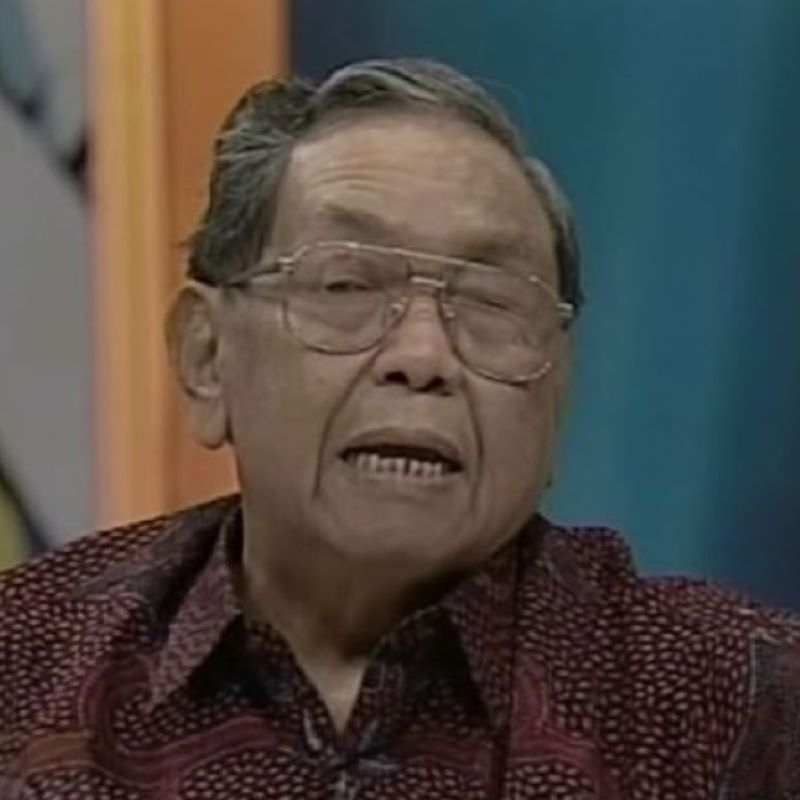
#> input picture dataset/test/Gusdur.jpg, 800 x 800 px, given as the content of the folder dataset/train, which was not available
$ python template.py
#> lines starting #> are read from the running program, lines starting #| are printed output that depends on the picture; pictures that were not available may be replaced by others from this repository, and a replacement may not be noted
import os
import cv2 as cv
import numpy as np


def get_path_list(root_path):

    list_name_folder = []

    for name in os.listdir(root_path):
        list_name_folder.append(name)

    return list_name_folder

    '''
        To get a list of path directories from root path

        Parameters
        ----------
        root_path : str
            Location of root directory

        Returns
        -------
        list
            List containing the names of the sub-directories in the
            root directory
    '''


def get_class_id(root_path, train_names):

#> called with root_path = 'dataset/train'
    image_classes_list = []
    train_image_list = []

    for id, folder_name in enumerate(train_names):
        for img_names in os.listdir(root_path + '/' + folder_name):
            img = cv.imread(root_path + '/' + folder_name + '/' + img_names)
#> img is the input picture: shape (800, 800, 3); mean B, G, R 67.9, 72.4, 78.2
            train_image_list.append(img)
            image_classes_list.append(id)

    return train_image_list, image_classes_list

    '''
        To get a list of train images and a list of image classes id

        Parameters
        ----------
        root_path : str
            Location of images root directory
        train_names : list
            List containing the names of the train sub-directories

        Returns
        -------
        list
            List containing all image in the train directories
        list
            List containing all image classes id
    '''


def detect_faces_and_filter(image_list, image_classes_list=None):

    face_cascade = cv.CascadeClassifier(
        './haarcascades/haarcascades/haarcascade_frontalface_default.xml')

    train_face_grays = []
    train_faces_rects = []
    filtered_classes_list = []

    for id, img in enumerate(image_list):
        img_gray = cv.cvtColor(img, cv.COLOR_BGR2GRAY)
        detected_face = face_cascade.detectMultiScale(
            img_gray, scaleFactor=1.20, minNeighbors=5)

        if (len(detected_face) < 1):
            continue

        for face in detected_face:
            x, y, h, w = face
            face_rects = x, y, h, w
            face_img_gray = img_gray[y:y+h, x:x+w]

            train_face_grays.append(face_img_gray)
            if (image_classes_list != None):
                filtered_classes_list.append(image_classes_list[id])
            train_faces_rects.append(face_rects)

    return train_face_grays, train_faces_rects, filtered_classes_list

    '''
        To detect a face from given image list and filter it if the face on
        the given image is less than one

        Parameters
        ----------
        image_list : list
            List containing all loaded images
        image_classes_list : list, optional
            List containing all image classes id

        Returns
        -------
        list
            List containing all filtered and cropped face images in grayscale
        list
            List containing all filtered faces location saved in rectangle
        list
            List containing all filtered image classes id
    '''


def train(train_face_grays, image_classes_list):

    recognizer = cv.face.LBPHFaceRecognizer_create()
    recognizer.train(
        train_face_grays, np.array(image_classes_list))
    return recognizer

    '''
        To create and train face recognizer object

        Parameters
        ----------
        train_face_grays : list
            List containing all filtered and cropped face images in grayscale
        image_classes_list : list
            List containing all filtered image classes id

        Returns
        -------
        object
            Recognizer object after being trained with cropped face images
    '''


def get_test_images_data(test_root_path):
    test_image_list = []

    for img_name in os.listdir(test_root_path):
        img = cv.imread(test_root_path + '/' + img_name)
        test_image_list.append(img)

    return test_image_list

    '''
        To load a list of test images from given path list

        Parameters
        ----------
        test_root_path : str
            Location of images root directory

        Returns
        -------
        list
            List containing all loaded gray test images
    '''


def predict(recognizer, test_faces_gray):

    predict_results = []
    for img in test_faces_gray:
        result, _ = recognizer.predict(img)
        predict_results.append(result)

    return predict_results
    '''
        To predict the test image with the recognizer

        Parameters
        ----------
        recognizer : object
            Recognizer object after being trained with cropped face images
        train_face_grays : list
            List containing all filtered and cropped face images in grayscale

        Returns
        -------
        list
            List containing all prediction results from given test faces
    '''


def draw_prediction_results(predict_results, test_image_list, test_faces_rects, train_names):

    predicted_test_image_list = []
    for idx, img in enumerate(test_image_list):
        x, y, w, h = test_faces_rects[idx]
        text = train_names[predict_results[idx]]
        if (train_names[predict_results[idx]] == 'Jokowi'):
            cv.rectangle(img, (x, y), (x+w, y+h), (0, 255, 0), 10)
            cv.putText(img, text + " (Active)", (x-10, y+h+50),
                       cv.FONT_HERSHEY_PLAIN, 3, (0, 255, 0), thickness=3, lineType=cv.LINE_AA)
        else:
            cv.rectangle(img, (x, y), (x+w, y+h), (0, 0, 255), 10)
            cv.putText(img, text + " (Inactive)", (x-10, y+h+50),
                       cv.FONT_HERSHEY_PLAIN, 3, (0, 0, 255), 3)
        predicted_test_image_list.append(img)

    return predicted_test_image_list
    '''
        To draw prediction results on the given test images and acceptance status

        Parameters
        ----------
        predict_results : list
            List containing all prediction results from given test faces
        test_image_list : list
            List containing all loaded test images
        test_faces_rects : list
            List containing all filtered faces location saved in rectangle
        train_names : list
            List containing the names of the train sub-directories

        Returns
        -------
        list
            List containing all test images after being drawn with
            final result
    '''


def combine_and_show_result(image_list):

    resized_image = []
    for id, name in enumerate(image_list):
        scale = 0.4
        newHeight = int(image_list[id].shape[0] * scale)
        newWidth = int(image_list[id].shape[1] * scale)
        newDimension = (newWidth, newHeight)
        img = cv.resize(image_list[id], newDimension, cv.INTER_AREA)
        resized_image.append(img)

    row_1 = np.hstack([resized_image[0], resized_image[1]])
    row_2 = np.hstack([resized_image[3], resized_image[4]])
    col_combine = np.vstack([row_1, row_2])
    result = np.hstack([col_combine, resized_image[2]])

    cv.imshow('Result', result)
    cv.waitKey(0)


'''
        To show the final image that already combine into one image

        Parameters
        ----------
        image_list : nparray
            Array containing image data
    '''


'''
You may modify the code below if it's marked between

-------------------
Modifiable
-------------------

and

-------------------
End of modifiable
-------------------
'''
if __name__ == '__main__':

    '''
        Please modify train_root_path value according to the location of
        your data train root directory

        -------------------
        Modifiable
        -------------------
    '''
    train_root_path = 'dataset/train'
    '''
        -------------------
        End of modifiable
        -------------------
    '''

    train_names = get_path_list(train_root_path)
    train_image_list, image_classes_list = get_class_id(
        train_root_path, train_names)
#> train_image_list = 1 item; image_classes_list = [0]
    train_face_grays, _, filtered_classes_list = detect_faces_and_filter(
        train_image_list, image_classes_list)
#> the loop in detect_faces_and_filter, `for id, img in enumerate(image_list):` made 1 pass
#> (id, detected_face) on pass 1: (0, [[220, 129, 401, 401]])
#> pass 1, in detect_faces_and_filter, `img_gray = cv.cvtColor(img, cv.COLOR_BGR2GRAY)`:
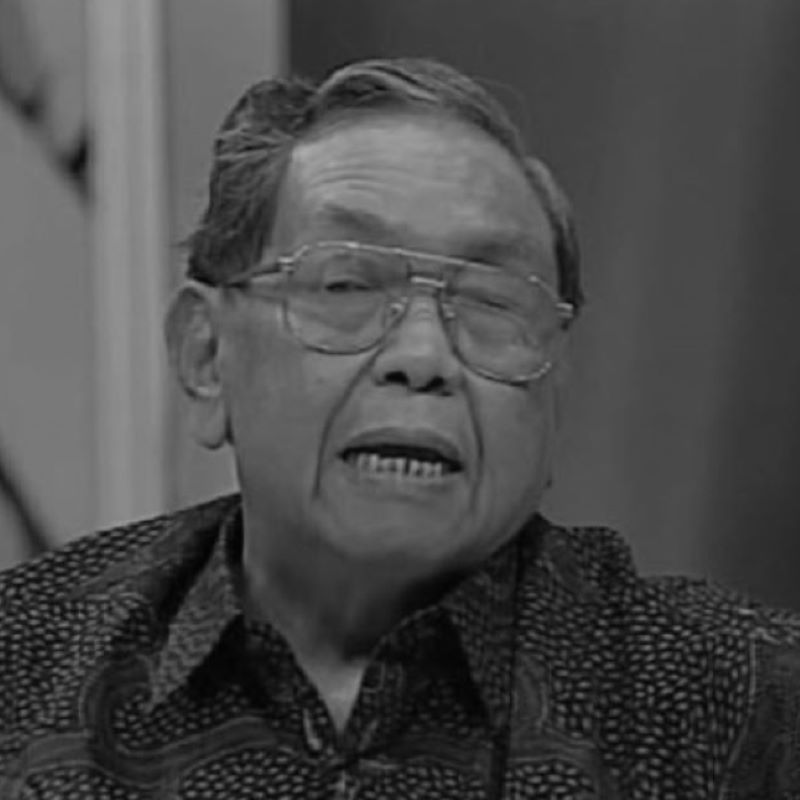
#> img_gray: shape (800, 800); min 2, max 174, mean 73.6
#> after the loop in detect_faces_and_filter, `for id, img in enumerate(image_list):`: train_face_grays = 1 item; train_faces_rects = [(220, 129, 401, 401)]
#> train_face_grays = 1 item; filtered_classes_list = [0]
    recognizer = train(train_face_grays, filtered_classes_list)

    '''
        Please modify train_root_path value according to the location of
        your data train root directory

        -------------------
        Modifiable
        -------------------
    '''
    test_root_path = 'dataset/test'
    '''
        -------------------
        End of modifiable
        -------------------
    '''

    test_image_list = get_test_images_data(test_root_path)
    test_faces_gray, test_faces_rects, _ = detect_faces_and_filter(
        test_image_list)
#> the loop in detect_faces_and_filter (call 2), `for id, img in enumerate(image_list):` made 4 passes
#> pass 2, in detect_faces_and_filter (call 2), `img_gray = cv.cvtColor(img, cv.COLOR_BGR2GRAY)`:
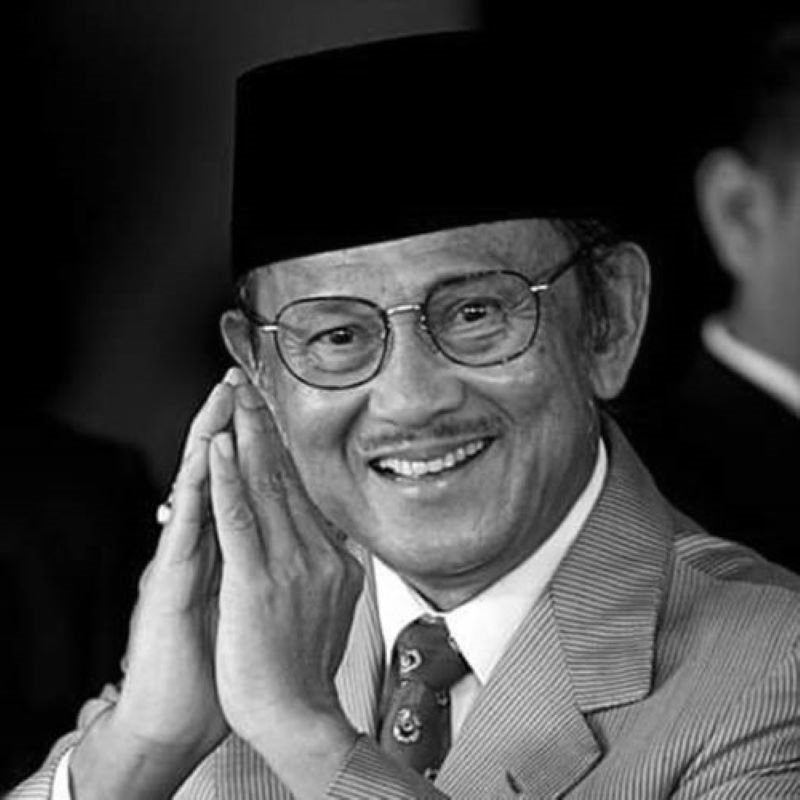
#> img_gray: shape (800, 800); min 0, max 255, mean 68.2
#> after the loop in detect_faces_and_filter (call 2), `for id, img in enumerate(image_list):`:
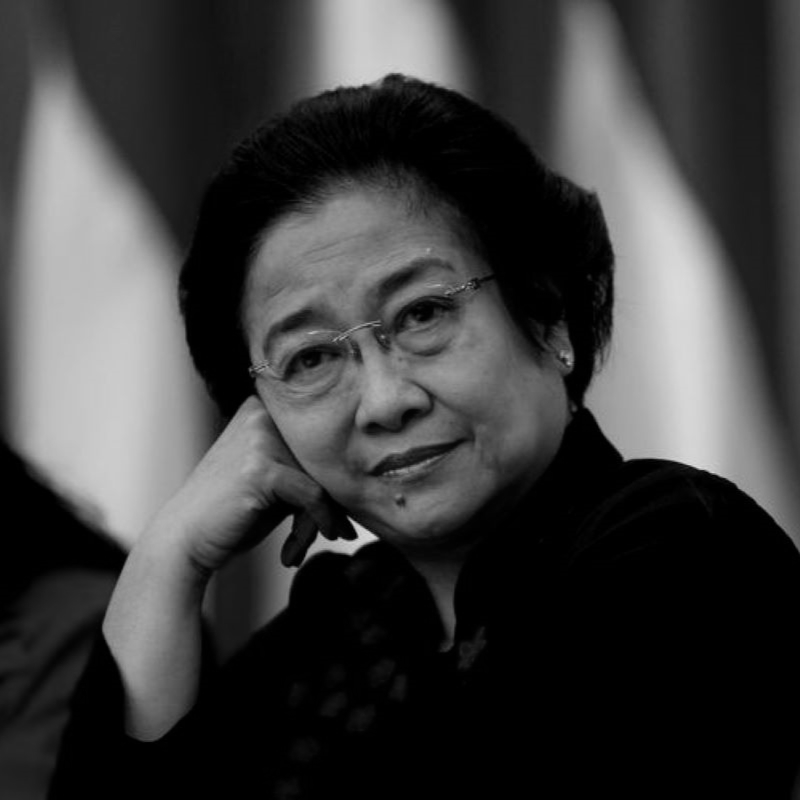
#> img_gray: shape (800, 800); min 0, max 223, mean 61.3
    predict_results = predict(recognizer, test_faces_gray)
    predicted_test_image_list = draw_prediction_results(
        predict_results, test_image_list, test_faces_rects, train_names)

    combine_and_show_result(predicted_test_image_list)
#> the loop in combine_and_show_result, `for id, name in enumerate(image_list):` made 4 passes
#> pass 1, in combine_and_show_result, `img = cv.resize(image_list[id], newDimension, cv.INTER_AREA)`:
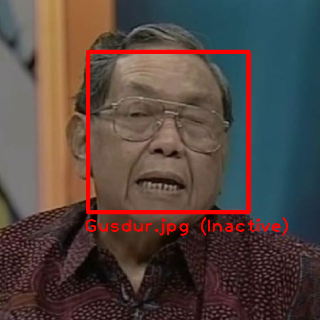
#> img: shape (320, 320, 3); mean of channels 0, 1, 2 65.5, 69.8, 84.7; drawn as B, G, R
#> pass 2, in combine_and_show_result, `img = cv.resize(image_list[id], newDimension, cv.INTER_AREA)`:
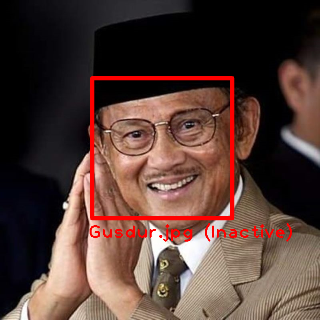
#> img: shape (320, 320, 3); mean of channels 0, 1, 2 54.3, 61.2, 86.1; drawn as B, G, R
#> pass 3, in combine_and_show_result, `img = cv.resize(image_list[id], newDimension, cv.INTER_AREA)`:
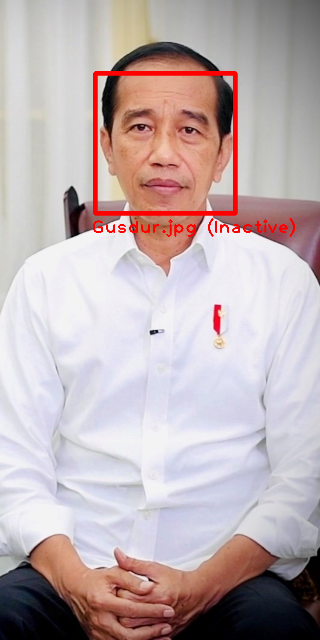
#> img: shape (640, 320, 3); mean of channels 0, 1, 2 177.1, 175.1, 190.7; drawn as B, G, R
#> in combine_and_show_result, `row_1 = np.hstack([resized_image[0], resized_image[1]])`:
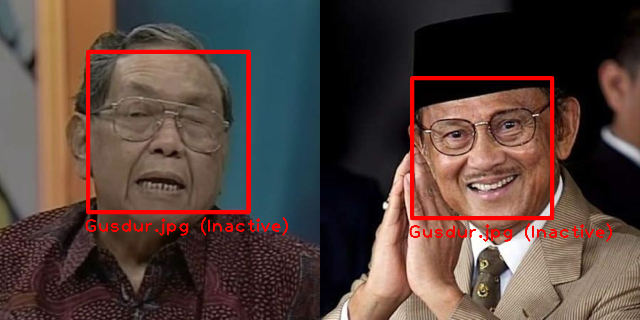
#> row_1: shape (320, 640, 3); mean of channels 0, 1, 2 59.9, 65.5, 85.4; drawn as B, G, R
#> (the run stopped early here; a loop or call above may not have finished)
